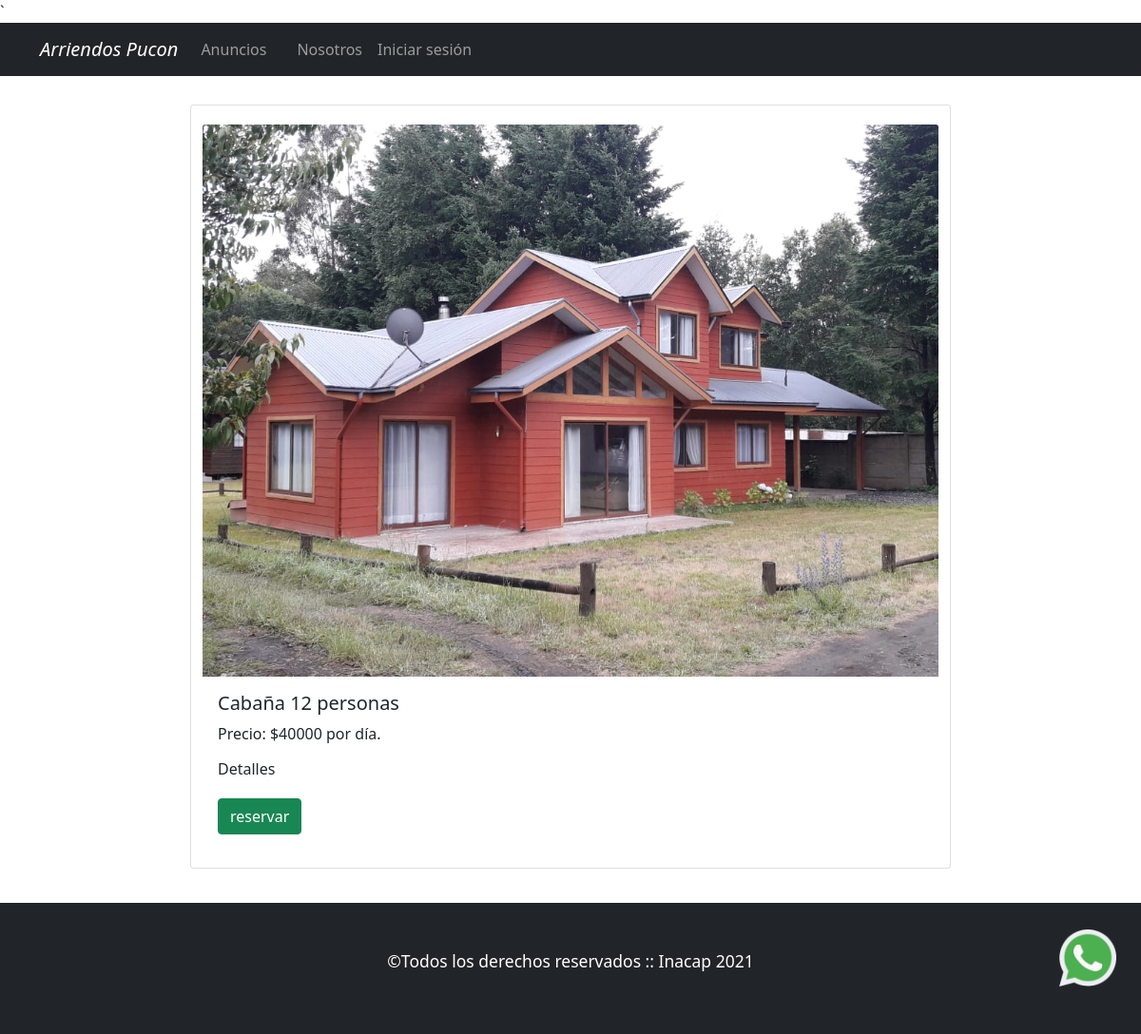
The app's page /descripcion.php?id_inmueble=15 with its own data.
### tables this page shows
CREATE TABLE `inmueble` (
  `id_inmueble` int(11) NOT NULL,
  `titulo` varchar(20) NOT NULL,
  `capacidad` varchar(20) NOT NULL,
  `precio` varchar(20) NOT NULL,
  `imagen` varchar(100) NOT NULL,
  `descripcion` varchar(5000) DEFAULT NULL
);

### db/admin_db.php (the view, shortened to what this page needs)
<?php
function conectar() {
    $host = 'localhost';
    $user = 'root';
    $password = '';
    $database = 'prueba';
    $conn = mysqli_connect($host, $user, $password, $database);
    if (!$conn) {
        die('Error de conexion: ' . mysqli_connect_error($conn));
    } else {
        return $conn;
    }
}
function mostrarAnuncio($id_inmueble){
    $conn = conectar();
    $sql = "SELECT * FROM `inmueble` WHERE id_inmueble = ".$id_inmueble."";
    $resultSet = mysqli_query($conn, $sql);
    $row = mysqli_fetch_row($resultSet);
            echo"        <img src='principal/".$row[4] ."' class='card-img-top' style='margin-top: 20px' alt='mal la url'>";
            echo"        <div class='card-body'>";
            echo"            <h5 class='card-title'>".$row[1] ." " . $row[2]." personas</h5>";
            echo"            <p class='card-text'>";
            echo"                Precio: ".$row[3]." por día.</p>";
            echo"             <h6 class='card-title'> Detalles</h6>";
            echo"<br>";
            echo"        <div class=' top-50 end-0 translate-middle-y' style='margin-right: 30px'>";
            echo"            <button class='btn d-flex btn-success' data-bs-toggle='modal' data-bs-target='#Registrarreserva' type='button'>reservar
                        </button>";
            echo"        </div>";
            echo"        </div>";
            echo"        </div>";
}

### records on screen
inmueble: imagen (picture), titulo "Cabaña", capacidad "12", precio "$40000"
